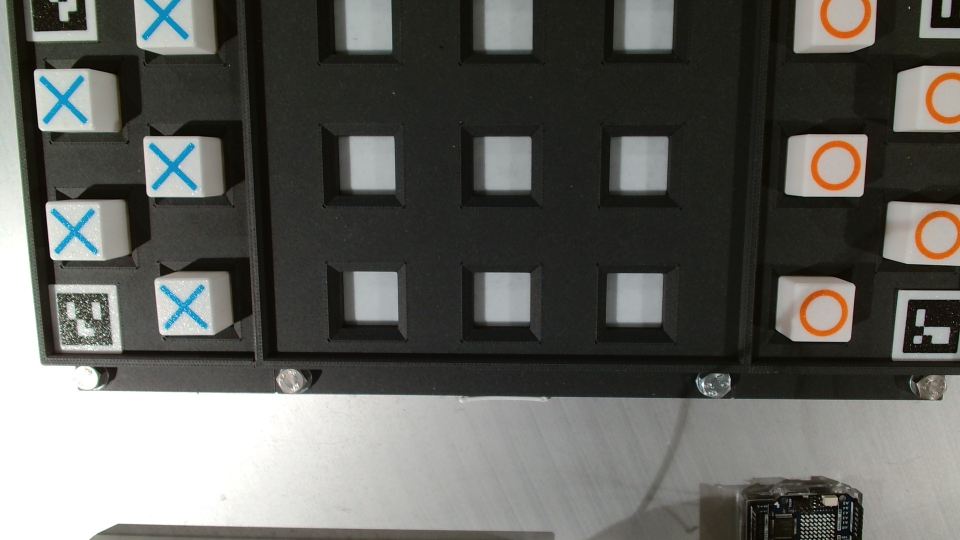
#> input picture datasets/tictactoe_c920_2026-11-09/WIN_20261109_16_50_28_Pro.jpg, 1920 x 1080 px (shown at 1/2 size)
$ python -i eyes.py   (imports and definitions only)
#> lines starting #> are read from the running program, lines starting #| are printed output that depends on the picture
#> further down, picture is the input picture: shape (1080, 1920, 3); mean B, G, R 94.2, 98.6, 98.2
"""The eyes of the director: one camera frame -> the board, and is anything moving?

It joins the camera and the board reader of vision/tictactoe and adds the one
thing they do not have: comparing each frame with the one before, so a hand over
the board (or the arm still swinging) is seen before the board is trusted.

Limit to remember: the camera is on the wrist. While the arm moves it does not
see the board, so this only protects BEFORE a move starts.
"""

import os
import sys
from dataclasses import dataclass

import cv2
import numpy as np

HERE = os.path.dirname(os.path.abspath(__file__))
sys.path.insert(0, os.path.join(HERE, "..", "..", "vision", "tictactoe"))
import board_reader  # noqa: E402

# A pixel "changed" if its grey level moved more than this (0-255) between two frames.
# Lab photos 2026-11-10: the auto-exposure shifts the whole image by up to ~17.
PIXEL_CHANGE = 25
# Share of changed pixels (%) that counts as movement. Measured on lab photos: one
# piece pushed aside = 1.5 %, a hand = 16 % or more. Live C920, 2026-11-11: still board
# 0 % with lone spikes up to 3 % (they reset the countdown); a hand, median 18 %.
MOTION_PERCENT = 5
STALE_FRAMES = 5  # frames waiting in the camera queue after the arm was moving


@dataclass
class Sight:
    board: list            # 9 squares, "X", "O" or "." (see vision/tictactoe/game.py)
    doubtful: list         # squares 1-9 the reader is not sure about
    moving: bool
    motion_percent: float  # share of pixels that changed since the frame before
    frame: np.ndarray

    @property
    def clear(self):
        """True if this frame can be trusted: nothing moving, no doubtful square."""
        return not self.moving and not self.doubtful


def _small(frame):
    grey = cv2.cvtColor(cv2.resize(frame, (320, 180), interpolation=cv2.INTER_AREA),
                        cv2.COLOR_BGR2GRAY)
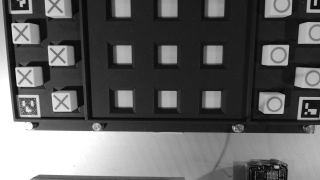
#> grey: shape (180, 320); min 8, max 255, mean 98
    return cv2.GaussianBlur(grey, (5, 5), 0)  # the blur hides sensor noise
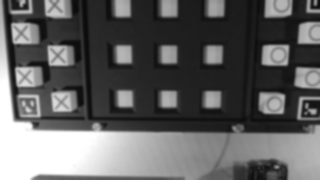
#> returned value: shape (180, 320); min 11, max 255, mean 98


class Eyes:
    def __init__(self, cam, reader_cfg=None, motion_percent=MOTION_PERCENT):
        """cam: anything with read() -> BGR frame (vision/tictactoe/camera.py Camera)."""
        self.cam, self.reader_cfg, self.motion_percent = cam, reader_cfg, motion_percent
        self._last = self._anchor = None

    def look(self):
        frame = self.cam.read()
        small = _small(frame)
        if self._last is None:
            motion = 100.0  # nothing to compare with yet: do not trust the first frame
        else:
            # Against the frame before (fast movement) and against the frame where the
            # stillness began (slow movement: too little change from one frame to the next).
            motion = max(float(np.mean(cv2.absdiff(small, old) > PIXEL_CHANGE)) * 100
                         for old in (self._last, self._anchor))
        self._last = small
        if motion > self.motion_percent:
            self._anchor = small  # movement: the stillness starts again from here
        reading = board_reader.read_board(frame, self.reader_cfg)
        return Sight(reading.board, reading.doubtful, motion > self.motion_percent,
                     round(motion, 2), frame)

    def forget(self):
        """Call when the arm is back at the photo pose: drop the frames taken on the way.

        shortcut: drops a fixed number of frames; if old frames still show up in the lab,
        raise STALE_FRAMES or drop frames by time.
        """
        for _ in range(STALE_FRAMES):
            self.cam.read()
        self._last = self._anchor = None

>>> import cv2
>>> picture = cv2.imread('../../datasets/tictactoe_c920_2026-11-09/WIN_20261109_16_50_28_Pro.jpg')
>>> result = _small(picture)
